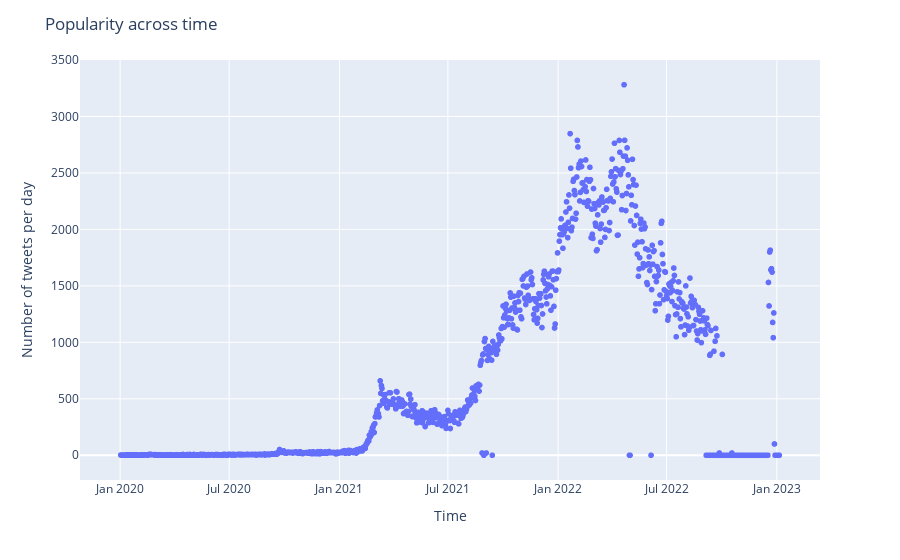

Here is the notebook cell this chart was saved with:
### Code cell
import plotly.express as px

fig = px.scatter(x=datem, y=length)
fig.update_layout(
    title="Popularity across time",
    xaxis_title="Time",
    yaxis_title="Number of tweets per day",
    # font=dict(
    #     family="Courier New, monospace",
    #     size=18,
    #     color="RebeccaPurple"
    # )
)
fig.show()

### Figure 1 — Plotly figure (JSON) as saved in the notebook; plotly's stock layout.template omitted (floating-point values rounded to 4 significant figures; data arrays with more than 128 entries replaced by an {"elided": "..."} marker saying what was removed)
{"data": [{"hovertemplate": "x=%{x}<br>y=%{y}<extra></extra>", "legendgroup": "", "marker": {"color": "#636efa", "symbol": "circle"}, "mode": "markers", "name": "", "showlegend": false, "type": "scattergl", "x": {"elided": "1100 str values"}, "xaxis": "x", "y": {"elided": "1100 int values"}, "yaxis": "y"}], "layout": {"legend": {"tracegroupgap": 0}, "margin": {"t": 60}, "title": {"text": "Popularity across time"}, "xaxis": {"anchor": "y", "domain": [0, 1], "title": {"text": "Time"}}, "yaxis": {"anchor": "x", "domain": [0, 1], "title": {"text": "Number of tweets per day"}}}}
